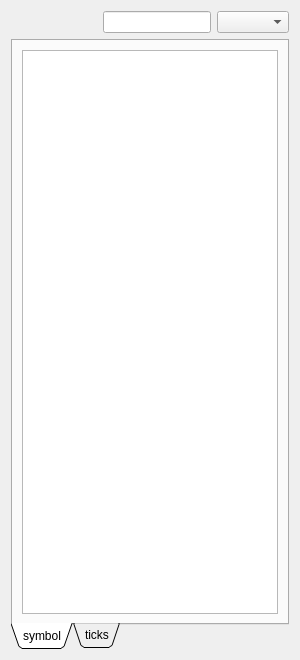
       <widget class="QWidget" name="page">
        <property name="geometry">
         <rect>
          <x>0</x>
          <y>0</y>
          <width>300</width>
          <height>660</height>
         </rect>
        </property>
        <attribute name="label">
         <string>Market Watch</string>
        </attribute>
        <layout class="QGridLayout" name="gridLayout_3">
         <item row="0" column="0">
          <spacer name="horizontalSpacer">
           <property name="orientation">
            <enum>Qt::Horizontal</enum>
           </property>
           <property name="sizeHint" stdset="0">
            <size>
             <width>12</width>
             <height>20</height>
            </size>
           </property>
          </spacer>
         </item>
         <item row="0" column="1">
          <widget class="QLineEdit" name="lineEdit">
           <property name="font">
            <font>
             <weight>50</weight>
             <bold>false</bold>
            </font>
           </property>
          </widget>
         </item>
         <item row="0" column="2">
          <widget class="QComboBox" name="comboBox_2">
           <property name="font">
            <font>
             <weight>50</weight>
             <bold>false</bold>
            </font>
           </property>
          </widget>
         </item>
         <item row="1" column="0" colspan="3">
          <widget class="QTabWidget" name="tabWidget_3">
           <property name="sizeIncrement">
            <size>
             <width>1</width>
             <height>1</height>
            </size>
           </property>
           <property name="palette">
            <palette>
             <active>
              <colorrole role="Light">
               <brush brushstyle="SolidPattern">
                <color alpha="255">
                 <red>0</red>
                 <green>170</green>
                 <blue>127</blue>
                </color>
               </brush>
              </colorrole>
             </active>
             <inactive>
              <colorrole role="Light">
               <brush brushstyle="SolidPattern">
                <color alpha="255">
                 <red>0</red>
                 <green>170</green>
                 <blue>127</blue>
                </color>
               </brush>
              </colorrole>
             </inactive>
             <disabled>
              <colorrole role="Light">
               <brush brushstyle="SolidPattern">
                <color alpha="255">
                 <red>0</red>
                 <green>170</green>
                 <blue>127</blue>
                </color>
               </brush>
              </colorrole>
             </disabled>
            </palette>
           </property>
           <property name="font">
            <font>
             <weight>50</weight>
             <bold>false</bold>
            </font>
           </property>
           <property name="tabPosition">
            <enum>QTabWidget::South</enum>
           </property>
           <property name="tabShape">
            <enum>QTabWidget::Triangular</enum>
           </property>
           <property name="currentIndex">
            <number>0</number>
           </property>
           <property name="iconSize">
            <size>
             <width>0</width>
             <height>0</height>
            </size>
           </property>
           <property name="tabsClosable">
            <bool>false</bool>
           </property>
           <property name="tabBarAutoHide">
            <bool>true</bool>
           </property>
           <widget class="QWidget" name="tab_5">
            <attribute name="title">
             <string>symbol</string>
            </attribute>
            <layout class="QGridLayout" name="gridLayout_2">
             <item row="0" column="0">
              <widget class="QTableView" name="symbols">
               <property name="cursor" stdset="0">
                <cursorShape>SizeAllCursor</cursorShape>
               </property>
               <property name="mouseTracking">
                <bool>true</bool>
               </property>
               <property name="dragEnabled">
                <bool>true</bool>
               </property>
               <property name="dragDropMode">
                <enum>QAbstractItemView::DragDrop</enum>
               </property>
               <property name="alternatingRowColors">
                <bool>true</bool>
               </property>
               <attribute name="horizontalHeaderVisible">
                <bool>false</bool>
               </attribute>
              </widget>
             </item>
            </layout>
           </widget>
           <widget class="QWidget" name="tab_6">
            <attribute name="title">
             <string>ticks</string>
            </attribute>
            <layout class="QGridLayout" name="gridLayout_8"/>
           </widget>
          </widget>
         </item>
        </layout>
       </widget>
